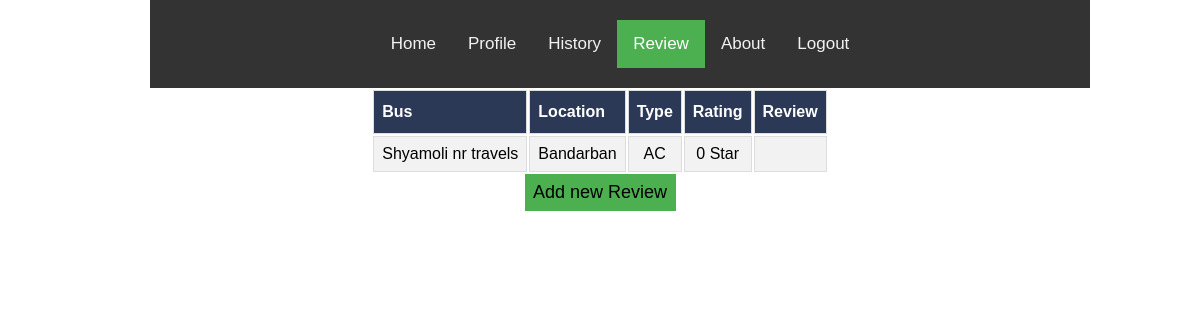
The app's page /view/review.php (signed in) with its own data.
### tables this page shows
CREATE TABLE `history` (
  `id` int(11) NOT NULL,
  `name` varchar(50) NOT NULL,
  `number` int(11) NOT NULL,
  `bus` varchar(50) NOT NULL,
  `location` varchar(50) NOT NULL,
  `type` text NOT NULL,
  `date` date NOT NULL,
  `cost` int(11) NOT NULL,
  `discount` decimal(8,2) NOT NULL,
  `departing_time` varchar(50) NOT NULL,
  `arrival_time` varchar(50) NOT NULL,
  `payment` varchar(50) NOT NULL,
  `review` varchar(255) NOT NULL,
  `star` int(8) NOT NULL
);

### model/conn.php (called while the page is built, shortened)
<?php  class conn{
		public function selectallhistory(){
			$c = mysqli_connect("localhost","root","","bus_list");
			return mysqli_query($c,"SELECT * FROM history");
		}
		public function selecthistory($n){
			$c = mysqli_connect("localhost","root","","bus_list");
			return mysqli_query($c,"SELECT * FROM history WHERE id=$n");
		}
	}
?>

### controller/historyfetchreview.php (the view, shortened to what this page needs)
<?php include('../model/conn.php'); ?>
<!DOCTYPE html>
<html>
<head>
</head>
</html>
<?php
class historyfetch{
	public function getResult($number){
		$t= new conn();
		$query = $t->selectallhistory();
		$count= mysqli_num_rows($query);
		?>
				<table class="bus">
			<tr>
				<th>Bus</th>
				<th>Location</th>
				<th>Type</th>
				<th>Rating</th>
				<th>Review</th>
			</tr>
			<?php
			$n=1;
			while($n<=$count){
				$q= $t->selecthistory($n);
				$row= mysqli_fetch_array($q);
				if($row[2]==$number)
				{
				?>
				<tr>
					<td><?php echo $row[3];?></td>
					<td><?php echo $row[4];?></td>
					<td><?php echo $row[5];?></td>
					<td><?php echo $row[13];?> Star</td>
					<td><?php echo $row[12];?></td>
				</tr>
				<?php
			}
				$n=$n+1;
			  }?>
			  </table>
			  <?php
			}
   }
?>

### controller/historyfetchreview.php (style rules this page uses)
.bus { margin: auto; }
.bus td, .bus th { border: 1px solid #ddd; padding: 8px; }
.bus tr:nth-child(even) { background-color: #f2f2f2; }
.bus th { padding-top: 12px; padding-bottom: 12px; text-align: left; background-color: #2B3856; color: white; }

### view/review.php (style rules this page uses)
body { margin: auto; font-family: Arial, Helvetica, sans-serif; }

### records on screen
history: bus "Shyamoli nr travels", location "Bandarban", type "AC", star "0"
